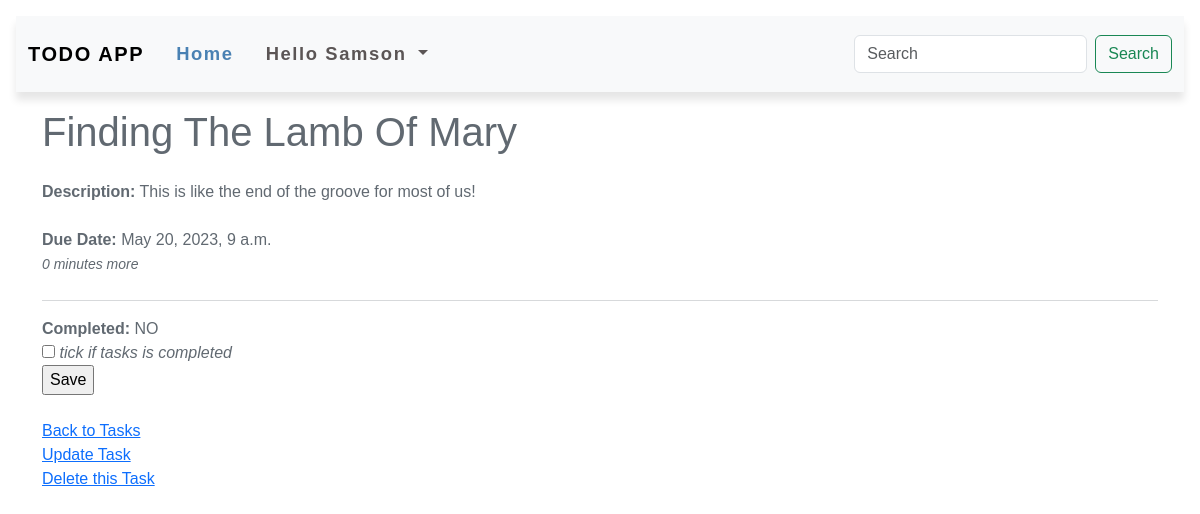
Screenshot of /task/11/ (signed in) with the database file from the repository.
### base/models.py (models this page shows)
class Todo(models.Model):
    user = models.ForeignKey(User, on_delete=models.CASCADE)
    title = models.CharField(max_length=100)
    description = models.TextField(null=True, blank=True)
    completed = models.BooleanField(default=False)
    created = models.DateTimeField(auto_now_add=True)
    updated = models.DateTimeField(auto_now=True)
    due_date = models.DateTimeField()
    def __str__(self) -> str:
        return self.title
    class Meta:
        ordering = ["-created", '-updated']

### base/views.py (the view)
# urls.py: path("task/<str:pk>/", views.viewTask, name='task'),
@login_required(login_url='login')
def viewTask(request, pk):
    task = Todo.objects.get(id=pk)
    form = TodoForm(instance=task)
    if request.method == 'POST':
        form = TodoForm(request.POST, instance=task)
        if form.is_valid():
            form.save()
    context = {'task': task, 'form': form}
    return render(request, 'base/task.html', context)

### base/forms.py
class TodoForm(ModelForm):
    class Meta:
        model = Todo
        fields = '__all__'
        exclude = ['user']
        widgets = {
            'title': forms.TextInput(attrs={
                'placeholder': 'Your title',
                'class': 'form-control rounded-25',
            }),
            'description': forms.Textarea(attrs={
                'class': 'form-control rounded-25',
            }),
            'due_date': forms.DateTimeInput(attrs={
                'class': 'form-control rounded-25',
                'placeholder': 'YYYY-MM-DD',
            }),
        }

### base/templates/base/task.html (shortened to what this page needs)
{% extends 'main.html' %}
{% block content %}
<h1>{{task|title}}</h1>
{% if task.description %}
<div class="my-4">
    <strong>Description:</strong> {{task.description}}
</div>
{% endif %}
<div class="my-4">
    <strong>Due Date:</strong> {{task.due_date}} <br>
    <small><i><span>{% if not task.completed and task.due_date|timeuntil %} {{task.due_date|timeuntil}} more {% endif %}</span></i></small>
</div>
<hr>
<div>
    <strong>Completed:</strong> {% if task.completed %} Yes {% else %} NO {% endif %} <br>
    <form action="" method="POST">
        {% for field in form %}
        {% if field.label == 'Completed' %}
        <div>{{field}} <i>tick if tasks is completed</i></div>
        {% else %}
        <div style="display: none;">{{ field }}</div>
        {% endif %}
        {% endfor %}
        <input type="submit" value="Save">
    </form>
</div>
<br>
<a href="{% url 'home' %}">Back to Tasks</a><br>
<a href="{% url 'update-task' task.id%}">Update Task</a><br>
<a href="{% url 'delete-task' task.id%}">Delete this Task</a>
{% endblock content %}

### templates/navbar.html (shortened to what this page needs)
<nav class="navbar navbar-expand-lg bg-body-tertiary">
    <div class="container-fluid">
      <a class="navbar-brand" href="{% url 'home' %}">TODO APP</a>
      <div class="collapse navbar-collapse" id="navbarSupportedContent">
        <ul class="navbar-nav me-auto mb-2 mb-lg-0">
          <li class="nav-item">
            <a class="nav-link active" aria-current="page" href="{% url 'home' %}">Home</a>
          </li>
          {% if request.user.is_authenticated %}
          <li class="nav-item dropdown">
            <a class="nav-link dropdown-toggle" href="#" role="button" data-bs-toggle="dropdown" aria-expanded="false">
                Hello {{request.user|title}}
            </a>
          </li>
          {% else %}
          <li class="nav-item">
            <a class="nav-link" href="{% url 'login' %}">Log in</a>
          </li>
          {% endif %}
        </ul>
        <form class="d-flex" role="search">
          <input class="form-control me-2" type="search" placeholder="Search" aria-label="Search" name="q">
          <button class="btn btn-outline-success" type="submit">Search</button>
        </form>
      </div>
    </div>
  </nav>

### static/css/style.css (style rules this page uses)
body { overflow-x: hidden; font-family: 'Montserrat', sans-serif; color: #616971; }
.navbar { font-size: 1.15rem; font-weight: 600; letter-spacing: 0.1rem; box-shadow: 0 .5rem .5rem rgba(0, 0, 0, .1); z-index: 10000 !important; }
.nav-item { padding: .5rem; }
.nav-link { color: #5b5555!important; }
.nav-link.active, .nav-link:hover { color: #4981b3 !important; }
.row, .container-fluid { margin-left: 0px !important; margin-right: 0px !important; }

### rows the page displays
Todo: title "Finding The Lamb Of Mary", description "This is like the end of the groove for most of us!", due_date "May 20, 2023, 9 a.m.", due_date "0 minutes"

### other values shown
{{ request.user|title }} "Samson"
